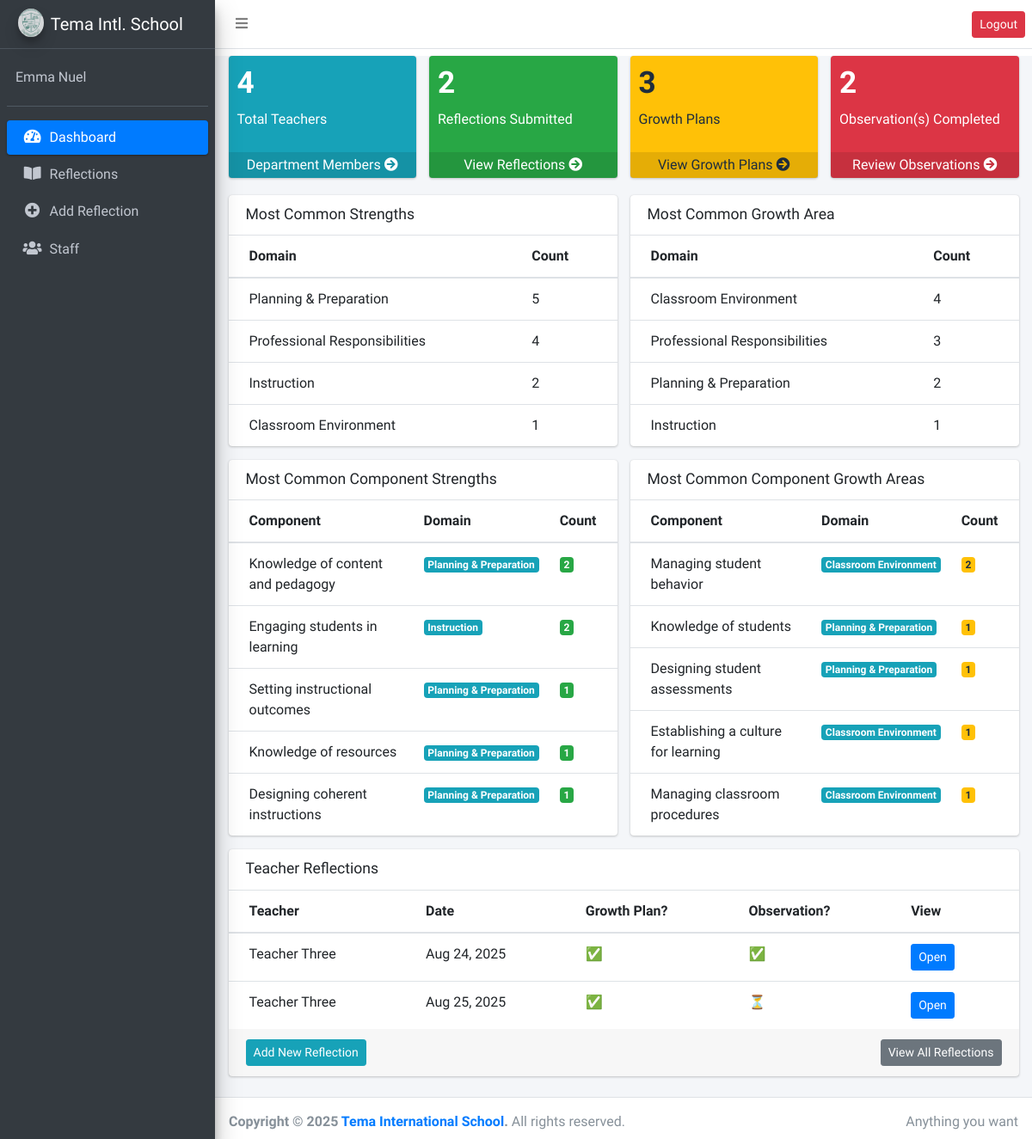
The app's page / (signed in) with its own data.
### accounts/models.py (models this page shows, shortened)
class CustomUser(AbstractBaseUser, PermissionsMixin):
    email = models.EmailField(unique=True)
    is_active = models.BooleanField(default=True)
    is_staff = models.BooleanField(default=False)
    is_admin = models.BooleanField(default=False)
    USERNAME_FIELD = "email"
    REQUIRED_FIELDS = []
    objects = CustomUserManager()

class Staff(models.Model):
    user = models.OneToOneField(
        settings.AUTH_USER_MODEL,
        on_delete=models.CASCADE,
        related_name="staff",
    )
    fname = models.CharField(max_length=50)
    mname = models.CharField(max_length=50, null=True, blank=True)
    lname = models.CharField(max_length=50)
    staff_id = models.CharField(max_length=50, unique=True)
    role = models.ForeignKey(
        "Role", related_name="staff_roles", on_delete=models.CASCADE, null=True, blank=True
    )
    department = models.ForeignKey(
        "Department", related_name="staff_members", on_delete=models.CASCADE
    )
    date_added = models.DateTimeField(auto_now_add=True)
    is_active = models.BooleanField(default=True)
    is_hod = models.BooleanField(default=False)
    is_pc = models.BooleanField(default=False, help_text="Program Coordinator")
    is_vp = models.BooleanField(default=False, help_text="Vice Principal")
    class Meta:
        ordering = ["fname", "lname"]
        indexes = [
            models.Index(fields=["user"]),
        ]
    def __str__(self):
        return f"{self.fname} {self.mname or ''} {self.lname}"

### perf/models.py (models this page shows, shortened)
class Domain(models.Model):
    name = models.CharField(max_length=200)
    role = models.ForeignKey(Role, on_delete=models.SET_NULL, null=True, blank=True)

class SelfReflection(models.Model):
    teacher = models.ForeignKey(
        Teacher, on_delete=models.CASCADE, related_name="reflections"
    )
    date_created = models.DateTimeField(auto_now_add=True)

### perf/views.py (the view, shortened to what this page needs)
# urls.py: path("", dashboard, name="dashboard"),
@login_required
def dashboard(request):
    user = request.user
    if hasattr(user, "staff") and user.staff.is_hod:
        hod = user.staff
        department = hod.department
        dept_members = department.staff_members.filter(is_active=True)
        reflections = SelfReflection.objects.filter(teacher__in=dept_members)
        total_teachers = dept_members.count()
        teachers_with_reflections = reflections.values("teacher").distinct().count()
        reflections = list(reflections[:5])
        total_reflections = len(reflections)
        reflection_completion = (
            (teachers_with_reflections / total_teachers) * 100
            if total_teachers > 0
            else 0
        )
        growth_plans = GrowthPlan.objects.filter(reflection__in=reflections)
        completed_growth_plans = growth_plans.count()
        obs_pending = growth_plans.filter(observation__isnull=True).count()
        obs_completed = growth_plans.filter(observation__isnull=False).count()
        strength_counts = (
            ReflectionDomain.objects.filter(reflection__in=reflections)
            .values("domain__name")
            .annotate(total=Count("strengths"))
            .order_by("-total")
        )
        growth_counts = (
            ReflectionDomain.objects.filter(reflection__in=reflections)
            .values("domain__name")
            .annotate(total=Count("growths"))
            .order_by("-total")
        )
        component_strength_counts = (
            Component.objects.filter(strength_reflections__reflection__in=reflections)
            .values("id", "name", "domain__name")   # include domain for grouping
            .annotate(total=Count("strength_reflections"))
            .order_by("-total")
        )[:5]
        component_growth_counts = (
            Component.objects.filter(growth_reflections__reflection__in=reflections)
            .values("id", "name", "domain__name")
            .annotate(total=Count("growth_reflections"))
            .order_by("-total")
        )[:5]
        context = {
            "hod": hod,
            "department": department,
            "dept_members": dept_members,
            "reflections": reflections,
            "total_reflections": total_reflections,
            "total_teachers": total_teachers,
            "teachers_with_reflections": teachers_with_reflections,
            "reflection_completion": round(reflection_completion, 1),
            "growth_plans": growth_plans,
            "completed_growth_plans": completed_growth_plans,
            "obs_pending": obs_pending,
            "obs_completed": obs_completed,
            "strength_counts": strength_counts,
            "growth_counts": growth_counts,
            "component_strength_counts": component_strength_counts,
            "component_growth_counts": component_growth_counts,
        }
        return render(request, "reflections/hod_dashboard.html", context)

### perf/templates/reflections/hod_dashboard.html (shortened to what this page needs)
{% extends "base.html" %}
{% block content %}
<div class="row">
  <div class="col-lg-3 col-6">
    <div class="small-box bg-info">
      <div class="inner">
        <h3>{{ total_teachers }}</h3>
        <p>Total Teachers</p>
      </div>
      <a href="{% url "department_members" %}" class="small-box-footer">Department Members <i class="fas fa-arrow-circle-right"></i></a>
    </div>
  </div>
  <div class="col-lg-3 col-6">
    <div class="small-box bg-success">
      <div class="inner">
        <h3>{{ total_reflections }}</h3>
        <p>Reflections Submitted</p>
      </div>
      <a href="{% url "reflections_list" %}" class="small-box-footer">View Reflections <i class="fas fa-arrow-circle-right"></i></a>
    </div>
  </div>
  <div class="col-lg-3 col-6">
    <div class="small-box bg-warning">
      <div class="inner">
        <h3>{{ completed_growth_plans }}</h3>
        <p>Growth Plans</p>
      </div>
      <a href="#" class="small-box-footer">View Growth Plans <i class="fas fa-arrow-circle-right"></i></a>
    </div>
  </div>
  <div class="col-lg-3 col-6">
    <div class="small-box bg-danger">
      <div class="inner">
        <h3>{{ obs_completed }}</h3>
        <p>Observation(s) Completed</p>
      </div>
      <a href="{% url "reflections_list" %}" class="small-box-footer">Review Observations <i class="fas fa-arrow-circle-right"></i></a>
    </div>
  </div>
</div>
<div class="row">
  <div class="col-md-6">
    <div class="card">
      <div class="card-header border-transparent">
        <h3 class="card-title">Most Common Strengths</h3>
      </div>
      <div class="card-body p-0">
        <div class="table-responsive">
          <table class="table m-0">
            <thead>
          <tr>
            <th>Domain</th>
            <th>Count</th>
          </tr>
        </thead>
        <tbody>
          {% for s in strength_counts %}
          <tr>
            <td>{{ s.domain__name }}</td>
            <td>{{ s.total }}</td>
          </tr>
          {% empty %}
          <tr><td colspan="2">No strengths yet.</td></tr>
          {% endfor %}
        </tbody>
          </table>
        </div>
      </div>
    </div>
  </div>
   <div class="col-md-6">
    <div class="card">
      <div class="card-header border-transparent">
        <h3 class="card-title">Most Common Growth Area</h3>
      </div>
      <div class="card-body p-0">
        <div class="table-responsive">
          <table class="table m-0">
            <thead>
          <tr>
            <th>Domain</th>
            <th>Count</th>
          </tr>
        </thead>
        <tbody>
          {% for g in growth_counts %}
          <tr>
            <td>{{ g.domain__name }}</td>
            <td>{{ g.total }}</td>
          </tr>
          {% empty %}
          <tr><td colspan="2">No growth areas yet.</td></tr>
          {% endfor %}
        </tbody>
          </table>
        </div>
      </div>
    </div>
  </div>
</div>
<div class="row">
  <div class="col-md-6">
    <div class="card">
      <div class="card-header border-transparent">
        <h3 class="card-title">Most Common Component Strengths</h3>
      </div>
      <div class="card-body p-0">
        <div class="table-responsive">
          <table class="table m-0">
            <thead>
              <tr>
                <th>Component</th>
                <th>Domain</th>
                <th>Count</th>
              </tr>
            </thead>
            <tbody>
              {% for s in component_strength_counts %}
              <tr>
                <td>{{ s.name }}</td>
                <td><span class="badge bg-info">{{ s.domain__name }}</span></td>
                <td><span class="badge bg-success">{{ s.total }}</span></td>
              </tr>
              {% empty %}
              <tr><td colspan="3" class="text-center">No strengths yet.</td></tr>
              {% endfor %}
            </tbody>
          </table>
        </div>
      </div>
    </div>
  </div>
  <div class="col-md-6">
    <div class="card">
      <div class="card-header border-transparent">
        <h3 class="card-title">Most Common Component Growth Areas</h3>
      </div>
      <div class="card-body p-0">
        <div class="table-responsive">
          <table class="table m-0">
            <thead>
              <tr>
                <th>Component</th>
                <th>Domain</th>
                <th>Count</th>
              </tr>
            </thead>
            <tbody>
              {% for g in component_growth_counts %}
              <tr>
                <td>{{ g.name }}</td>
                <td><span class="badge bg-info">{{ g.domain__name }}</span></td>
                <td><span class="badge bg-warning text-dark">{{ g.total }}</span></td>
              </tr>
              {% empty %}
              <tr><td colspan="3" class="text-center">No growth areas yet.</td></tr>
              {% endfor %}
            </tbody>
          </table>
        </div>
      </div>
    </div>
  </div>
</div>
<div class="row">
  <div class="col-md-12">
    <div class="card">
      <div class="card-header border-transparent">
        <h3 class="card-title">Teacher Reflections</h3>
      </div>
      <div class="card-body p-0">
        <div class="table-responsive">
          <table class="table m-0">
            <thead>
              <tr>
                <th>Teacher</th>
                <th>Date</th>
                <th>Growth Plan?</th>
                <th>Observation?</th>
                <th>View</th>
              </tr>
            </thead>
            <tbody>
              {% for reflection in reflections %}
              <tr>
                <td>{{ reflection.teacher }}</td>
                <td>{{ reflection.date_created|date:"M d, Y" }}</td>
                <td>
                  {% if reflection.growth_plans.exists %}
                    ✅
                  {% else %}
                    ❌
                  {% endif %}
                </td>
                <td>
                  {% if reflection.growth_plans.first.observation %}
                    ✅
                  {% else %}
                    ⏳
                  {% endif %}
                </td>
                <td><a href="{% url 'reflection_detail' reflection.id %}" class="btn btn-sm btn-primary">Open</a></td>
              </tr>
              {% empty %}
              <tr><td colspan="5">No reflections yet.</td></tr>
              {% endfor %}
            </tbody>
          </table>
        </div>
      </div>
      <div class="card-footer clearfix">
        <a href="{% url "add_reflection" %}" class="btn btn-sm btn-info float-left">Add New Reflection</a>
        <a href="{% url "reflections_list" %}" class="btn btn-sm btn-secondary float-right">View All Reflections</a>
      </div>
    </div>
  </div>
</div>
{% endblock %}

### perf/templates/base.html (shortened to what this page needs)
{% load static %}
<!DOCTYPE html>
<html lang="en">
<head>
  <link rel="stylesheet" href="{% static "plugins/fontawesome-free/css/all.min.css" %}">
  <link rel="stylesheet" href="{% static "dist/css/adminlte.min.css" %}">
</head>
<body class="hold-transition sidebar-mini">
<div class="wrapper">
  <nav class="main-header navbar navbar-expand navbar-white navbar-light">
    <ul class="navbar-nav">
      <li class="nav-item">
        <a class="nav-link" data-widget="pushmenu" href="#" role="button"><i class="fas fa-bars"></i></a>
      </li>
    </ul>
    <ul class="navbar-nav ml-auto">
      <li class="nav-item dropdown">
        <form method="post" action="{% url 'logout' %}">
                  <button type="submit" class="btn btn-sm btn-danger">Logout</button>
              </form>
      </li>
    </ul>
  </nav>
  <aside class="main-sidebar sidebar-dark-primary elevation-4">
    <a href="{% url "dashboard" %}" class="brand-link">
      <img src="{% static "image/logo1.jpg" %}" alt="TIS Logo" class="brand-image img-circle elevation-3" style="opacity: .8">
      <span class="brand-text font-weight-light">Tema Intl. School</span>
    </a>
    <div class="sidebar">
      <div class="user-panel mt-3 pb-3 mb-3 d-flex">
        <div class="info">
          <a href="#" class="d-block">{{request.user.staff}}</a>
        </div>
      </div>
    <nav class="mt-2">
      <ul class="nav nav-pills nav-sidebar flex-column" data-widget="treeview" role="menu" data-accordion="false">
        <li class="nav-item">
          <a href="{% url 'dashboard' %}" class="nav-link {% if request.path == '/' or request.resolver_match.url_name == 'dashboard' %}active{% endif %}">
            <i class="nav-icon fas fa-tachometer-alt"></i>
            <p>Dashboard</p>
          </a>
        </li>
        <li class="nav-item">
          <a href="{% url 'reflections_list' %}" class="nav-link {% if request.resolver_match.url_name == 'reflections_list' %}active{% endif %}">
            <i class="nav-icon fas fa-book-open"></i>
            <p>Reflections</p>
          </a>
        </li>
        <li class="nav-item">
          <a href="{% url 'add_reflection' %}" class="nav-link {% if request.resolver_match.url_name == 'add_reflection' %}active{% endif %}">
            <i class="nav-icon fas fa-plus-circle"></i>
            <p>Add Reflection</p>
          </a>
        </li>
        <li class="nav-item">
          <a href="{% url 'department_members' %}" class="nav-link {% if request.resolver_match.url_name == 'department_members' %}active{% endif %}">
            <i class="nav-icon fas fa-users"></i>
            <p>Staff</p>
          </a>
        </li>
      </ul>
    </nav>
    </div>
  </aside>
  <div class="content-wrapper">
    <div class="content mt-2">
      <div class="container-fluid">
       {% block content %}{% endblock content %}
      </div>
    </div>
  </div>
  <footer class="main-footer">
    <div class="float-right d-none d-sm-inline">
      Anything you want
    </div>
    <strong>Copyright &copy; 2025 <a href="#">Tema International School</a>.</strong> All rights reserved.
  </footer>
</div>
</body>
</html>

### records on screen
CustomUser: user.staff "Emma Nuel"
Domain: domain__name "Planning & Preparation", total "5", total "2"
Domain: domain__name "Professional Responsibilities", total "4", total "3"
Domain: domain__name "Instruction", total "2", total "1"
Domain: domain__name "Classroom Environment", total "1", total "4"
SelfReflection: teacher "Teacher Three", date_created "Aug 24, 2025"
SelfReflection: teacher "Teacher Three", date_created "Aug 25, 2025"

### other values on screen
{{ total_teachers }} "4"
{{ total_reflections }} "2"
{{ completed_growth_plans }} "3"
{{ obs_completed }} "2"
{{ s.name }} "Knowledge of content and pedagogy" "Engaging students in learning" "Setting instructional outcomes" "Knowledge of resources" "Designing coherent instructions"
{{ s.domain__name }} "Planning & Preparation" "Instruction" "Planning & Preparation" "Planning & Preparation" "Planning & Preparation"
{{ s.total }} "2" "2" "1" "1" "1"
{{ g.name }} "Managing student behavior" "Knowledge of students" "Designing student assessments" "Establishing a culture for learning" "Managing classroom procedures"
{{ g.domain__name }} "Classroom Environment" "Planning & Preparation" "Planning & Preparation" "Classroom Environment" "Classroom Environment"
{{ g.total }} "2" "1" "1" "1" "1"
